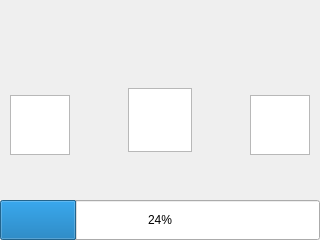
<?xml version="1.0" encoding="UTF-8"?>
<ui version="4.0">
 <class>PlaybackWindow</class>
 <widget class="QDialog" name="PlaybackWindow">
  <property name="geometry">
   <rect>
    <x>0</x>
    <y>0</y>
    <width>320</width>
    <height>240</height>
   </rect>
  </property>
  <property name="windowTitle">
   <string>Dialog</string>
  </property>
  <widget class="QProgressBar" name="progress_bar">
   <property name="geometry">
    <rect>
     <x>0</x>
     <y>200</y>
     <width>320</width>
     <height>40</height>
    </rect>
   </property>
   <property name="value">
    <number>24</number>
   </property>
  </widget>
  <widget class="QGraphicsView" name="start_play">
   <property name="geometry">
    <rect>
     <x>128</x>
     <y>88</y>
     <width>64</width>
     <height>64</height>
    </rect>
   </property>
  </widget>
  <widget class="QLabel" name="fake_osd">
   <property name="geometry">
    <rect>
     <x>10</x>
     <y>30</y>
     <width>320</width>
     <height>25</height>
    </rect>
   </property>
  </widget>
  <widget class="QGraphicsView" name="last_file">
   <property name="geometry">
    <rect>
     <x>10</x>
     <y>95</y>
     <width>60</width>
     <height>60</height>
    </rect>
   </property>
  </widget>
  <widget class="QGraphicsView" name="next_file">
   <property name="geometry">
    <rect>
     <x>250</x>
     <y>95</y>
     <width>60</width>
     <height>60</height>
    </rect>
   </property>
  </widget>
 </widget>
 <resources/>
 <connections/>
</ui>
